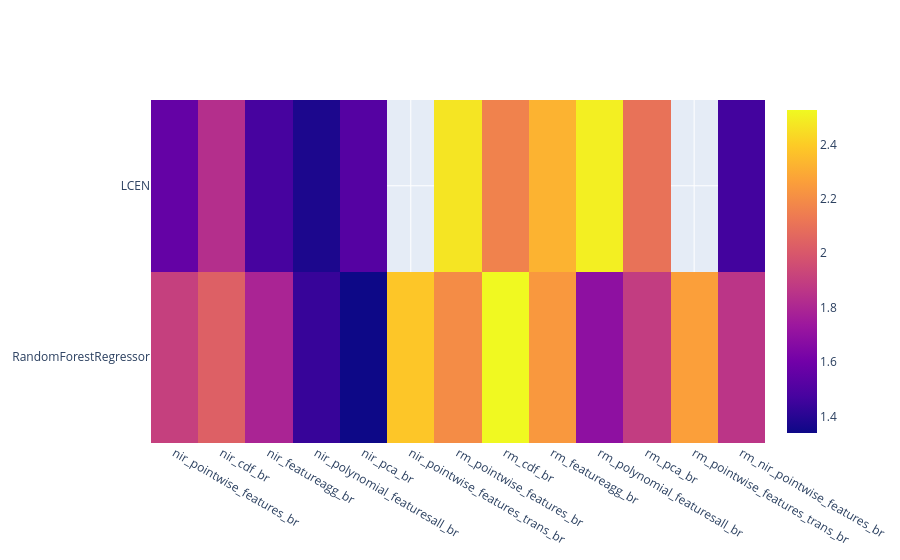

Notebook source saved alongside this figure:
### Code cell
ss_f.plot_df_heatmap(pd.DataFrame(ss_f.best_fits).T)

### Figure 1 — Plotly figure (JSON) as saved in the notebook; plotly's stock layout.template omitted (floating-point values rounded to 4 significant figures)
{"data": [{"type": "heatmap", "x": ["nir_pointwise_features_br", "nir_cdf_br", "nir_featureagg_br", "nir_polynomial_featuresall_br", "nir_pca_br", "nir_pointwise_features_trans_br", "rm_pointwise_features_br", "rm_cdf_br", "rm_featureagg_br", "rm_polynomial_featuresall_br", "rm_pca_br", "rm_pointwise_features_trans_br", "rm_nir_pointwise_features_br"], "y": ["RandomForestRegressor", "LCEN"], "z": [[1.904, 2.033, 1.789, 1.437, 1.339, 2.381, 2.197, 2.526, 2.239, 1.692, 1.89, 2.264, 1.859], [1.561, 1.833, 1.475, 1.374, 1.515, null, 2.471, 2.162, 2.322, 2.499, 2.102, null, 1.463]]}], "layout": {}}
